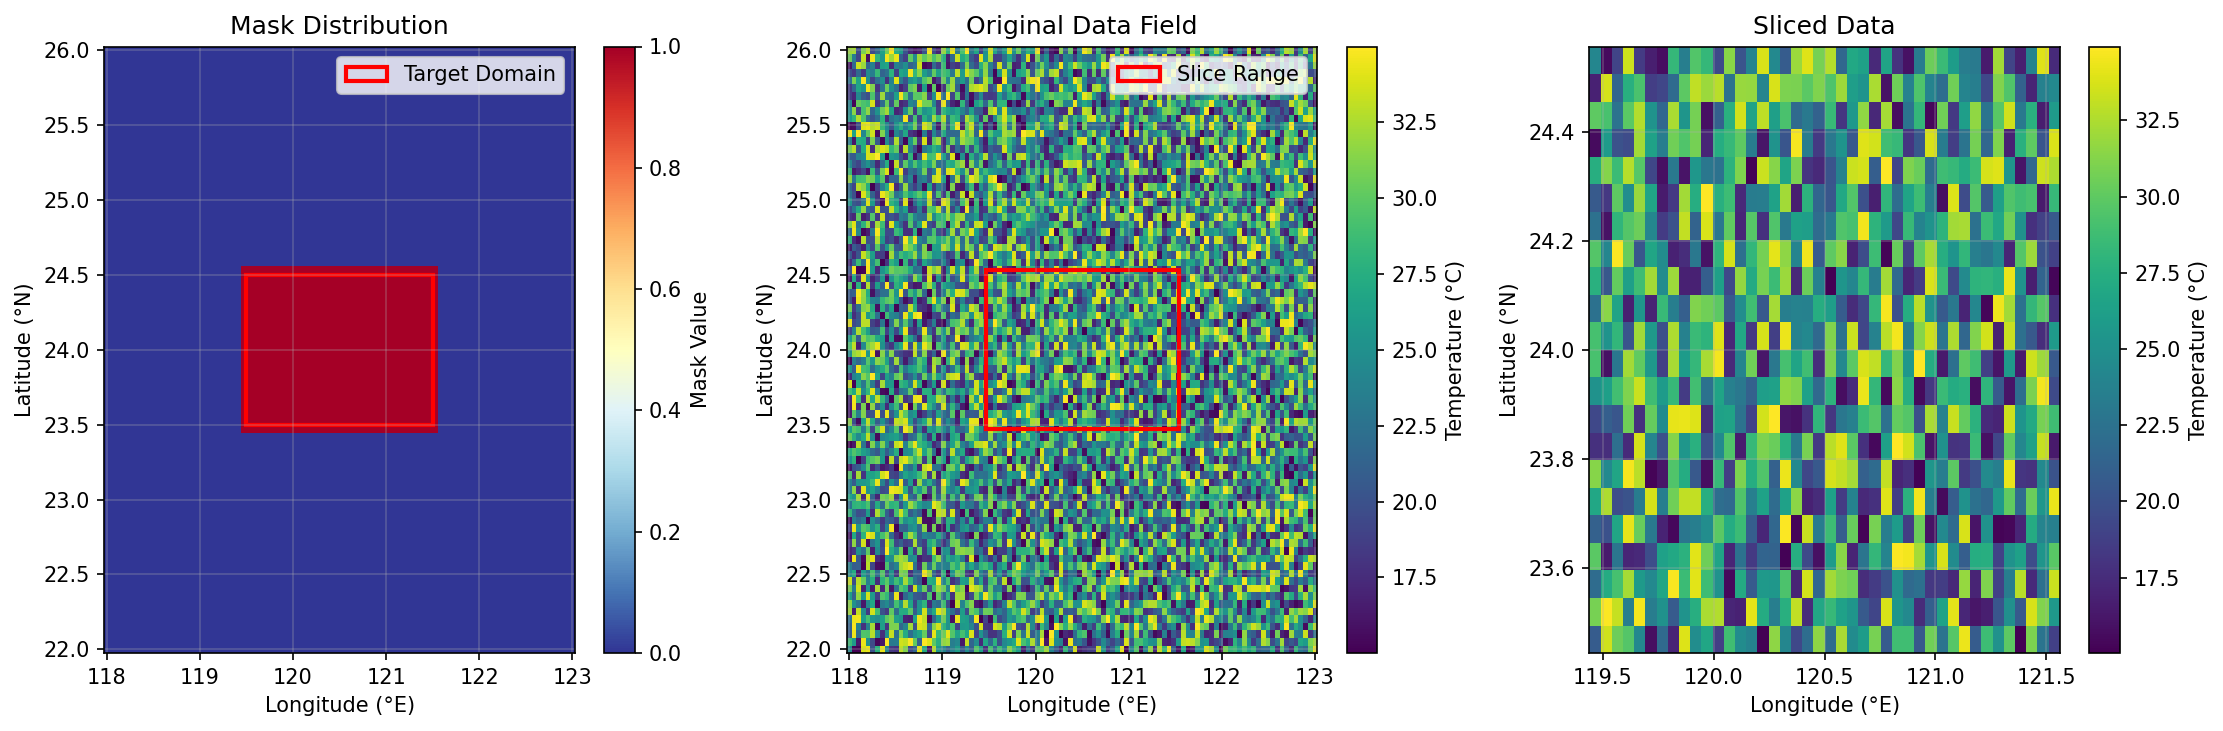

The script that saved this image:
#!/usr/bin/env python3
"""
空間遮罩與索引提取工具
用於從經緯度網格中提取指定區域的遮罩和切片索引
"""
from typing import Union, Tuple
import numpy as np
import xarray as xr
from numpy.typing import NDArray

#====================================================================================================
def get_spatial_mask(
    lons: Union[NDArray[np.floating], xr.DataArray],
    lats: Union[NDArray[np.floating], xr.DataArray],
    extent: Tuple[float, float, float, float],
) -> Tuple[NDArray[np.bool_], slice, slice, NDArray[np.intp], NDArray[np.intp]]:
    """
    根據經緯度範圍獲取空間遮罩和索引切片
    
    Parameters
    ----------
    lons : NDArray[np.floating] or xr.DataArray
        經度陣列，可為1維或2維。如為1維會自動擴充為2維
        支援帶有 pint 單位的陣列
        形狀: (n_lat, n_lon) 或 (n_lon,)
    lats : NDArray[np.floating] or xr.DataArray
        緯度陣列，可為1維或2維。如為1維會自動擴充為2維
        支援帶有 pint 單位的陣列
        形狀: (n_lat, n_lon) 或 (n_lat,)
    extent : Tuple[float, float, float, float]
        目標區域範圍 (lon_min, lon_max, lat_min, lat_max)
        單位應與輸入經緯度陣列一致（通常為度）
    
    Returns
    -------
    mask : NDArray[np.bool_]
        2維布林遮罩陣列，形狀為 (n_lat, n_lon)
        True 表示該點在目標區域內
    x_slice : slice
        經度方向的切片索引（對應最後一維）
        格式: slice(start, stop, step)
    y_slice : slice
        緯度方向的切片索引（對應倒數第二維）
        格式: slice(start, stop, step)
    x_indices : NDArray[np.intp]
        經度方向符合條件的所有索引值
        dtype: int64 或 int32（取決於平台）
    y_indices : NDArray[np.intp]
        緯度方向符合條件的所有索引值
        dtype: int64 或 int32（取決於平台）
    
    Raises
    ------
    ValueError
        - 當輸入陣列維度超過2維時
        - 當經緯度陣列形狀不一致時
        - 當目標區域沒有符合的點時
    
    Notes
    -----
    - 1維輸入會自動透過 meshgrid 擴充為2維
    - 支援帶有 pint/MetPy 單位的陣列（會自動提取數值部分）
    - 回傳的 slice 可直接用於陣列索引: data[y_slice, x_slice]
    - 回傳的 indices 可用於精確索引: data[np.ix_(y_indices, x_indices)]
    
    Version History
    ---------------
    v1.0 2025-11-13 YakultSmoothie
        初始版本,支援1D/2D輸入、單位處理、自動擴充
    """
    
    print(f"執行 get_spatial_mask ...")
    
    # ========== 步驟1: 檢查輸入維度 ==========
    if lons.ndim > 2:
        raise ValueError(f"經度陣列維度過高: {lons.ndim}維,僅支援1維或2維")
    if lats.ndim > 2:
        raise ValueError(f"緯度陣列維度過高: {lats.ndim}維,僅支援1維或2維")
    
    print(f"    輸入維度: lons={lons.ndim}D, lats={lats.ndim}D")
    
    # ========== 步驟2: 處理單位(如果有) ==========
    # 檢查是否為 xarray DataArray
    if hasattr(lons, 'values'):
        lons_data = lons.values
    else:
        lons_data = lons
    
    if hasattr(lats, 'values'):
        lats_data = lats.values
    else:
        lats_data = lats
    
    # 檢查是否有 pint 單位
    if hasattr(lons_data, 'magnitude'):
        lons_data = lons_data.magnitude
        print(f"    偵測到經度單位,已提取數值部分")
    
    if hasattr(lats_data, 'magnitude'):
        lats_data = lats_data.magnitude
        print(f"    偵測到緯度單位,已提取數值部分")
    
    # 確保是 numpy 陣列
    lons_data = np.asarray(lons_data)
    lats_data = np.asarray(lats_data)
    
    # ========== 步驟3: 自動擴充1維陣列為2維 ==========
    if lons_data.ndim == 1 and lats_data.ndim == 1:
        print(f"    1維輸入偵測: 使用 meshgrid 擴充為2維")
        lons_data, lats_data = np.meshgrid(lons_data, lats_data)
    elif lons_data.ndim == 1:
        print(f"    經度為1維: 使用 broadcast 擴充")
        lons_data = np.broadcast_to(lons_data[np.newaxis, :], lats_data.shape)
    elif lats_data.ndim == 1:
        print(f"    緯度為1維: 使用 broadcast 擴充")
        lats_data = np.broadcast_to(lats_data[:, np.newaxis], lons_data.shape)
    
    # ========== 步驟4: 確保形狀一致 ==========
    if lons_data.shape != lats_data.shape:
        raise ValueError(
            f"經緯度陣列形狀不一致: lons {lons_data.shape} vs lats {lats_data.shape}"
        )
    
    print(f"    網格形狀: {lats_data.shape}")
    
    # ========== 步驟5: 解包目標範圍 ==========
    lon_min = float(extent[0])
    lon_max = float(extent[1])
    lat_min = float(extent[2])
    lat_max = float(extent[3])
    
    print(f"    目標區域: 經度 [{lon_min:.2f}, {lon_max:.2f}], "
          f"緯度 [{lat_min:.2f}, {lat_max:.2f}]")
    
    # ========== 步驟6: 建立遮罩 ==========
    mask = (
        (lons_data >= lon_min) & 
        (lons_data <= lon_max) & 
        (lats_data >= lat_min) & 
        (lats_data <= lat_max)
    )
    
    n_total = mask.size
    n_selected = mask.sum()
    percentage = 100.0 * n_selected / n_total if n_total > 0 else 0.0
    
    print(f"    遮罩統計: {n_selected}/{n_total} 個點 ({percentage:.1f}%)")
    
    # ========== 步驟7: 獲取索引範圍 ==========
    # 找出每一列(緯度)是否有任何符合的點
    # 找出每一行(經度)是否有任何符合的點
    x_indices = np.where(mask.any(axis=0))[0]  # 經度方向(列)
    y_indices = np.where(mask.any(axis=1))[0]  # 緯度方向(行)
    
    # ========== 步驟8: 建立切片 ==========
    if len(x_indices) > 0 and len(y_indices) > 0:
        x_slice = slice(int(x_indices[0]), int(x_indices[-1]) + 1)
        y_slice = slice(int(y_indices[0]), int(y_indices[-1]) + 1)
        
        print(f"    索引範圍:")
        print(f"        X (經度): [{x_indices[0]}, {x_indices[-1]}] "
              f"共 {len(x_indices)} 個索引")
        print(f"        Y (緯度): [{y_indices[0]}, {y_indices[-1]}] "
              f"共 {len(y_indices)} 個索引")
        print(f"    切片物件:")
        print(f"        x_slice = slice({x_indices[0]}, {x_indices[-1]+1})")
        print(f"        y_slice = slice({y_indices[0]}, {y_indices[-1]+1})")
    else:
        # 如果沒有符合的點,返回空切片
        x_slice = slice(0, 0)
        y_slice = slice(0, 0)
        print(f"    警告: 目標區域沒有符合的網格點!")
    
    print(f"執行完成!\n")
    
    return mask, x_slice, y_slice, x_indices, y_indices


#====================================================================================================
def main():
    """測試 get_spatial_mask 函數"""
    import numpy as np
    import matplotlib.pyplot as plt
    from matplotlib.patches import Rectangle
    
    print("="*80)
    print("測試 get_spatial_mask 函數")
    print("="*80)
    
    # ========== 測試案例1: 1維輸入 ==========
    print("\n【測試1】一維陣列輸入")
    print("-"*80)
    
    lons_1d = np.linspace(118, 123, 100)
    lats_1d = np.linspace(22, 26, 80)
    extent_test1 = (119.5, 121.5, 23.5, 24.5)
    
    mask1, x_slice1, y_slice1, x_idx1, y_idx1 = get_spatial_mask(
        lons_1d, lats_1d, extent_test1
    )
    
    # 驗證結果
    print(f"驗證結果:")
    print(f"    遮罩形狀: {mask1.shape}")
    print(f"    遮罩類型: {mask1.dtype}")
    print(f"    X切片: {x_slice1}")
    print(f"    Y切片: {y_slice1}")
    
    # ========== 測試案例2: 2維輸入 ==========
    print("\n【測試2】二維陣列輸入")
    print("-"*80)
    
    lons_2d, lats_2d = np.meshgrid(lons_1d, lats_1d)
    
    mask2, x_slice2, y_slice2, x_idx2, y_idx2 = get_spatial_mask(
        lons_2d, lats_2d, extent_test1
    )
    
    # 驗證兩種輸入方式結果一致
    assert np.array_equal(mask1, mask2), "1D和2D輸入結果應該相同!"
    assert x_slice1 == x_slice2, "切片應該相同!"
    assert y_slice1 == y_slice2, "切片應該相同!"
    print(f"✓ 驗證通過: 1D和2D輸入產生相同結果")
    
    # ========== 測試案例3: 實際應用 - 資料切片 ==========
    print("\n【測試3】實際資料切片")
    print("-"*80)
    
    # 建立模擬資料
    data_full = np.random.rand(80, 100) * 20 + 15  # 80x100 的隨機溫度場
    
    # 使用 slice 提取
    data_subset_slice = data_full[y_slice1, x_slice1]
    print(f"    原始資料形狀: {data_full.shape}")
    print(f"    切片後形狀: {data_subset_slice.shape}")
    print(f"    切片後資料範圍: [{data_subset_slice.min():.1f}, {data_subset_slice.max():.1f}]")
    
    # 使用 indices 提取 (應該得到相同結果)
    data_subset_idx = data_full[np.ix_(y_idx1, x_idx1)]
    assert np.array_equal(data_subset_slice, data_subset_idx), "兩種索引方式應相同!"
    print(f"✓ 驗證通過: slice 和 indices 提取結果相同")
    
    # ========== 測試案例4: 邊界案例 ==========
    print("\n【測試4】邊界案例")
    print("-"*80)
    
    # 4a: 區域完全在網格外
    extent_outside = (125, 130, 30, 35)
    mask_out, x_slice_out, y_slice_out, _, _ = get_spatial_mask(
        lons_1d, lats_1d, extent_outside
    )
    print(f"    區域在網格外: 遮罩總數 = {mask_out.sum()}")
    
    # 4b: 區域覆蓋整個網格
    extent_full = (117, 124, 21, 27)
    mask_full, x_slice_full, y_slice_full, _, _ = get_spatial_mask(
        lons_1d, lats_1d, extent_full
    )
    print(f"    區域覆蓋全網格: 遮罩總數 = {mask_full.sum()}/{mask_full.size}")
    
    # ========== 視覺化 ==========
    print("\n【視覺化】繪製遮罩與切片範圍")
    print("-"*80)
    
    fig, axes = plt.subplots(1, 3, figsize=(15, 5))
    
    # 圖1: 完整遮罩
    im1 = axes[0].pcolormesh(lons_2d, lats_2d, mask1.astype(int), 
                             cmap='RdYlBu_r', shading='auto')
    axes[0].add_patch(Rectangle(
        (extent_test1[0], extent_test1[2]),
        extent_test1[1] - extent_test1[0],
        extent_test1[3] - extent_test1[2],
        fill=False, edgecolor='red', linewidth=2, label='Target Domain'
    ))
    axes[0].set_xlabel('Longitude (°E)')
    axes[0].set_ylabel('Latitude (°N)')
    axes[0].set_title('Mask Distribution')
    axes[0].legend()
    axes[0].grid(True, alpha=0.3)
    plt.colorbar(im1, ax=axes[0], label='Mask Value')
    
    # 圖2: 切片範圍
    im2 = axes[1].pcolormesh(lons_2d, lats_2d, data_full, 
                             cmap='viridis', shading='auto')
    # 標示切片範圍
    slice_lons = lons_2d[y_slice1, x_slice1]
    slice_lats = lats_2d[y_slice1, x_slice1]
    axes[1].add_patch(Rectangle(
        (slice_lons.min(), slice_lats.min()),
        slice_lons.max() - slice_lons.min(),
        slice_lats.max() - slice_lats.min(),
        fill=False, edgecolor='red', linewidth=2, label='Slice Range'
    ))
    axes[1].set_xlabel('Longitude (°E)')
    axes[1].set_ylabel('Latitude (°N)')
    axes[1].set_title('Original Data Field')
    axes[1].legend()
    axes[1].grid(True, alpha=0.3)
    plt.colorbar(im2, ax=axes[1], label='Temperature (°C)')
    
    # 圖3: 切片後的資料
    im3 = axes[2].pcolormesh(
        slice_lons, slice_lats, data_subset_slice,
        cmap='viridis', shading='auto'
    )
    axes[2].set_xlabel('Longitude (°E)')
    axes[2].set_ylabel('Latitude (°N)')
    axes[2].set_title('Sliced Data')
    axes[2].grid(True, alpha=0.3)
    plt.colorbar(im3, ax=axes[2], label='Temperature (°C)')
    
    plt.tight_layout()
    output_file = './get_spatial_mask.png'
    plt.savefig(output_file, dpi=150, bbox_inches='tight')
    print(f"\n圖片已儲存: {output_file}")
    
    # ========== 使用範例說明 ==========
    print("\n" + "="*80)
    print("使用範例")
    print("="*80)
    print("""
# 範例1: 基本使用
lons = np.linspace(118, 123, 100)
lats = np.linspace(22, 26, 80)
extent = (119.5, 121.5, 23.5, 24.5)

mask, x_slice, y_slice, x_idx, y_idx = get_spatial_mask(lons, lats, extent)

# 使用 slice 提取資料 (推薦,速度快)
data_subset = data[y_slice, x_slice]

# 使用 indices 提取資料 (可操作度高,但較慢)
data_subset = data[np.ix_(y_idx, x_idx)]

# 範例2: 配合 xarray 使用
import xarray as xr
import netCDF4 as nc
import wrf
ncfile = nc.Dataset('wrfout_file.nc')
lons = wrf.getvar(ncfile, "lon")    
lats = wrf.getvar(ncfile, "lat") 
extent = (119.5, 121.5, 23.5, 24.5)

mask, x_slice, y_slice, _, _ = get_spatial_mask(lons, lats, extent)

# 提取子區域
ds_subset = ds.isel(south_north=y_slice, west_east=x_slice)
    """)
    
    print("\n測試完成!")
    
    return mask1, x_slice1, y_slice1, x_idx1, y_idx1


if __name__ == "__main__":
    mask, x_slice, y_slice, x_idx, y_idx = main()